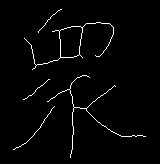
#> input picture Skeleton/0.jpg, 160 x 164 px, found by its file name; its folder holds 4 pictures in this run
$ python Stroke_Repetition_2.py
#> lines starting #> are read from the running program, lines starting #| are printed output that depends on the picture; after the words box and inside, x2 and y2 are one past the last pixel; in counts of white or black regions, pixels touching at a corner belong together; pictures that were not available may be replaced by others from this repository, and a replacement may not be noted
#> in Repetition, skeleton_image is the input picture: shape (164, 160); min 0, max 255, mean 5.5
#> in Repetition, `skeleton_image[skeleton_image >= 100] = 255`: skeleton_image: shape (164, 160); 0.58% of pixels changed, all inside (x1, y1, x2, y2) = (18, 9, 144, 158)
#> in Repetition, `skeleton_image[skeleton_image < 100] = 0`: skeleton_image: shape (164, 160); 2.1% white in thin lines or dots, all inside (x1, y1, x2, y2) = (13, 9, 146, 158)
# 注意！ 这一版已废弃！！ 放在这里的目的是为了作为思路的参考！


# 笔画复现较为困难
# 这里试图找一个新的方法进行复现
# 把侧重点放在了短笔画提取上
# 短笔画提取难度较小
import os
import queue

import cv2
import numpy as np

# 我需要干什么？
# 1. 判断交点，将交点删去，之后剩下的非联通区域就是短笔画
# 2. 连通域染色

# 短笔画染色
# opencv三通道颜色顺序是 B, G, R
STOKE_COLOR = [[0, 0, 255], [0, 255, 0], [255, 0, 0], [255, 255, 0], [255, 0, 255], [0, 255, 255],
               [0, 0, 128], [0, 128, 0], [128, 0, 0], [128, 128, 0], [128, 0, 128], [0, 128, 128],
               [93, 194, 56], [75, 86, 140], [194, 144, 254], [59, 194, 93]]
# q全局变量，遍历像素点
dx = [-1, -1, -1, 0, 0, 1, 1, 1]
dy = [-1, 0, 1, -1, 1, -1, 0, 1]


def Intersection_point_Judgement(skeleton_image, x, y):
    """
    # 用来判断这个点是否是交点
    :param skeleton_image: 骨架图
    :param x: 当前点的横坐标
    :param y: 当前点的纵坐标
    :return: 这个点是否是交点？
    """
    Neighbor = [skeleton_image[x - 1][y - 1], skeleton_image[x - 1][y],
                skeleton_image[x - 1][y + 1], skeleton_image[x][y + 1],
                skeleton_image[x + 1][y + 1], skeleton_image[x + 1][y],
                skeleton_image[x + 1][y - 1], skeleton_image[x][y - 1]]
    cnt = 0
    # 当且仅当——这个地方的point是255并且这个地方的点是未被遍历过的才算
    if Neighbor[0] == Neighbor[-1] and Neighbor[0] == 255:
        cnt -= 1
    pre = 0
    for point in Neighbor:
        if pre == 0 and point == 255:
            cnt += 1
        pre = point
    # >= 3 就是交点
    return cnt >= 3


def Looking_for_Intersection_Point(skeleton_image):
    """
    :param skeleton_image: 初始骨架图
    :return: 交点图，visit_map
    """
    visit_map = np.zeros_like(skeleton_image, dtype=bool)
    intersection_point_set = []
    rows, cols = skeleton_image.shape
#> rows = 164; cols = 160
    for now_x in range(1, rows - 1):
        for now_y in range(1, cols - 1):
            if Intersection_point_Judgement(skeleton_image, now_x, now_y) and skeleton_image[now_x][now_y] == 255:
                # 为了让切割来的更顺利，这里拓展一个八邻域
                visit_map[now_x - 1: now_x + 2, now_y - 1: now_y + 2] = True
                intersection_point_set.append((now_x, now_y))
#> this loop made 162 passes
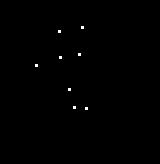
#> visit_map: shape (164, 160) bool; 0.27% white in thin lines or dots, all inside (x1, y1, x2, y2) = (35, 26, 88, 110)
    return intersection_point_set, visit_map


def Is_Start_Point(skeleton_image, now_x, now_y, visit_map):
    cnt = 0
    for x in range(now_x - 1, now_x + 2):
        for y in range(now_y - 1, now_y + 2):
            if 0 > x or x >= 80 or 0 > y or y >= 80:
                continue
            if not visit_map[x][y] and skeleton_image[x][y] == 255:
                cnt += 1
    # 算上自己应该是2个
    return cnt


def Looking_for_Start_Point(skeleton_image, now_x, now_y, visit_map):
    que = queue.Queue(0)
    que.put((now_x, now_y))
    st = np.zeros_like(skeleton_image, dtype=bool)
    st[now_x, now_y] = True
    # cnt = 0
    while True:
        # cnt += 1
        ret_x, ret_y = que.get()
        judge = Is_Start_Point(skeleton_image, ret_x, ret_y, visit_map)
        if judge == 2:
            return ret_x, ret_y
        if judge <= 1:
            # 不判断可能出现死循环
            return -1, -1
        for i in range(8):
            xx = ret_x + dx[i]
            yy = ret_y + dy[i]
            if 0 > xx or xx >= 80 or 0 > yy or yy >= 80:
                continue
            if skeleton_image[xx][yy] == 255 and not st[xx][yy]:
                st[xx][yy] = True
                que.put((xx, yy))
        # print(f"循环次数{cnt}")


def Looking_for_Short_Stroke(skeleton_image, visit_map):
    """
    当找到交点并且去除交点之后，将剩下的能作为起始点的点标记起来
    :param skeleton_image: 骨架图
    :param visit_map:
    :return: 返回短笔画路径, 笔画路径是一连串的像素坐标位置
    """
    short_stroke = []
    rows, cols = skeleton_image.shape
    cnt = 0
    for now_x in range(1, rows - 1):
        for now_y in range(1, cols - 1):
            cnt += 1
            print(f"循环次数{cnt}, {now_x}, {now_y}, 理应循环次数{78 * 78}")
            if skeleton_image[now_x, now_y] == 255 and not visit_map[now_x, now_y]:
                # 寻找起始点
                start_x, start_y = Looking_for_Start_Point(skeleton_image, now_x, now_y, visit_map)
                if start_x == -1 and start_y == -1:
                    skeleton_image[now_x, now_y] = 0
                    continue
                # print(start_x, start_y)
                que = queue.Queue(0)
                que.put((start_x, start_y))
                one_short_stroke = []
                # 开始遍历短笔画
                # cnt = 0
                while not que.empty():
                    # cnt += 1
                    lop_x, lop_y = que.get()
                    visit_map[lop_x, lop_y] = True
                    one_short_stroke.append((lop_x, lop_y))
                    for i in range(8):
                        xx, yy = lop_x + dx[i], lop_y + dy[i]
                        if 0 > xx or xx >= 80 or 0 > yy or yy >= 80:
                            continue
                        if skeleton_image[xx][yy] == 255 and not visit_map[xx][yy]:
                            que.put((xx, yy))
                    # print(f"循环次数{cnt}")
                # 太小的短笔画我不要
                if len(one_short_stroke) <= max(skeleton_image.shape) // 40:
                    continue
                short_stroke.append(one_short_stroke)
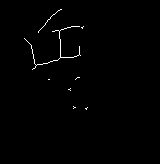
#> skeleton_image: shape (164, 160); 0.72% white in thin lines or dots, all inside (x1, y1, x2, y2) = (24, 9, 88, 110)
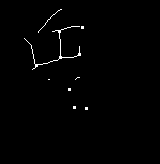
#> visit_map: shape (164, 160) bool; 0.87% white in thin lines or dots, all inside (x1, y1, x2, y2) = (24, 9, 88, 110)
            # print(f"循环次数{cnt}")
    print("out")
    return short_stroke


def Repetition(skeleton_path, cutting_path, save_path, picture_name):
    """

    :param skeleton_path: 骨架图路径
    :param cutting_path: 原剪切图路径
    :param save_path: 保存路径
    :param picture_name: 图片名称
    :return:
    """
    skeleton_image = cv2.imread(skeleton_path + f'/{picture_name}.jpg', cv2.IMREAD_GRAYSCALE)
    original_image = cv2.imread(cutting_path + f'/{picture_name}.jpg', cv2.IMREAD_GRAYSCALE)
    skeleton_image[skeleton_image >= 100] = 255
    skeleton_image[skeleton_image < 100] = 0
    original_image[original_image >= 100] = 255
    original_image[original_image < 100] = 0
    # cv2.imshow("Skeleton Image", skeleton_image)
    # cv2.waitKey(0)

    intersection_point_set, visit_map = Looking_for_Intersection_Point(skeleton_image)
    # 返回短笔画集合
    short_stroke = Looking_for_Short_Stroke(skeleton_image, visit_map)
    # 开始绘图
    stroke_picture = np.zeros([skeleton_image.shape[0], skeleton_image.shape[1]], dtype="uint8")
    for i in range(skeleton_image.shape[0]):
        for j in range(skeleton_image.shape[1]):
            if original_image[i][j] == 255:
                stroke_picture[i][j] = 128
            else:
                stroke_picture[i][j] = 0
    print(f"这个字的短笔画数量是{len(short_stroke)}")
    stroke_num = 0
    # print(short_stroke)
    for one_short_stroke in short_stroke:
        for (x, y) in one_short_stroke:
            stroke_picture[x][y] = 255
#> this loop made 9 passes
#> one_short_stroke on passes 3, 9: [(30, 57), (30, 56), (30, 55), (31, 54), (31, 53), (31, 52)], [(77, 79), (77, 78), (77, 77), (78, 76), (79, 75)]
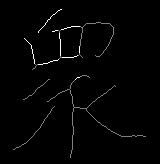
#> stroke_picture: shape (164, 160); min 0, max 255, mean 3.4
        # stroke_num += 1

    cv2.imwrite(save_path + f'/{picture_name}.jpg', stroke_picture)
    # cv2.imshow("new image", stroke_picture)
    # cv2.waitKey(0)

    return short_stroke


def start_stroke_repetition(skeleton_path, cutting_path, save_path):
    """

    :param skeleton_path: 骨架图文件夹路径
    :param cutting_path: 原剪切图文件夹路径
    :param save_path:  保存的文件夹路径
    :return:
    """
    photo_number = len(os.listdir(cutting_path))
    for i in range(photo_number):
        Repetition(skeleton_path, cutting_path, save_path, i)


if __name__ == '__main__':
    base_path = f'../data/{202110310195}'
    cutting_path = base_path + "/Cutting"
    skeleton_path = base_path + "/Skeleton"
    save_path = base_path + "/Short_Skeleton"
    photo_number = len(os.listdir(cutting_path))
    for i in range(photo_number):
        Repetition(skeleton_path, cutting_path, save_path, i)
